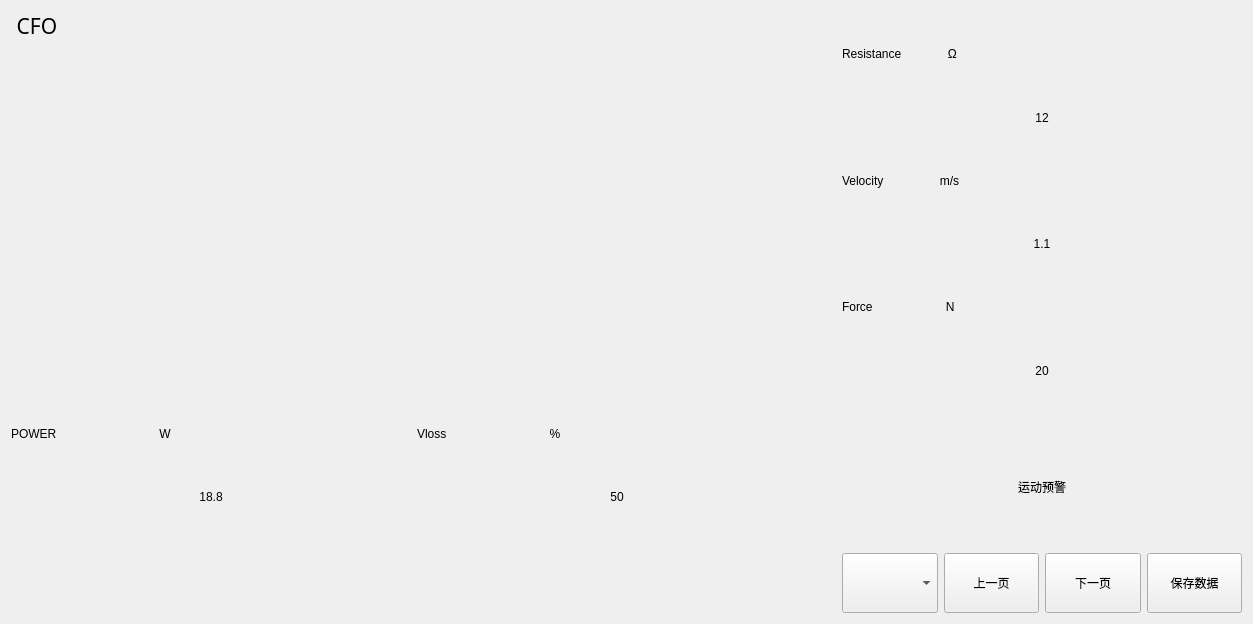
<?xml version="1.0" encoding="UTF-8"?>
<ui version="4.0">
 <class>infoWindow</class>
 <widget class="QWidget" name="infoWindow">
  <property name="geometry">
   <rect>
    <x>0</x>
    <y>0</y>
    <width>1253</width>
    <height>624</height>
   </rect>
  </property>
  <property name="windowTitle">
   <string>Form</string>
  </property>
  <property name="styleSheet">
   <string notr="true"/>
  </property>
  <layout class="QGridLayout" name="gridLayout">
   <item row="3" column="0" colspan="2">
    <widget class="CommonWave" name="Force_Wave" native="true">
     <property name="sizePolicy">
      <sizepolicy hsizetype="Expanding" vsizetype="Expanding">
       <horstretch>0</horstretch>
       <verstretch>0</verstretch>
      </sizepolicy>
     </property>
     <property name="minimumSize">
      <size>
       <width>0</width>
       <height>0</height>
      </size>
     </property>
    </widget>
   </item>
   <item row="4" column="0" colspan="3">
    <layout class="QHBoxLayout" name="horizontalLayout_2">
     <item>
      <layout class="QVBoxLayout" name="verticalLayout_5">
       <item>
        <widget class="QLabel" name="label_Powertext">
         <property name="sizePolicy">
          <sizepolicy hsizetype="Preferred" vsizetype="Minimum">
           <horstretch>0</horstretch>
           <verstretch>0</verstretch>
          </sizepolicy>
         </property>
         <property name="text">
          <string>POWER                               W</string>
         </property>
        </widget>
       </item>
       <item>
        <widget class="QLabel" name="label_Power">
         <property name="sizePolicy">
          <sizepolicy hsizetype="Fixed" vsizetype="Expanding">
           <horstretch>0</horstretch>
           <verstretch>0</verstretch>
          </sizepolicy>
         </property>
         <property name="minimumSize">
          <size>
           <width>400</width>
           <height>0</height>
          </size>
         </property>
         <property name="text">
          <string>18.8</string>
         </property>
         <property name="alignment">
          <set>Qt::AlignCenter</set>
         </property>
        </widget>
       </item>
      </layout>
     </item>
     <item>
      <layout class="QVBoxLayout" name="verticalLayout_6">
       <item>
        <widget class="QLabel" name="label_Vlosstext">
         <property name="sizePolicy">
          <sizepolicy hsizetype="Preferred" vsizetype="Minimum">
           <horstretch>0</horstretch>
           <verstretch>0</verstretch>
          </sizepolicy>
         </property>
         <property name="text">
          <string>Vloss                               %</string>
         </property>
        </widget>
       </item>
       <item>
        <widget class="QLabel" name="label_Vloss">
         <property name="sizePolicy">
          <sizepolicy hsizetype="Fixed" vsizetype="Expanding">
           <horstretch>0</horstretch>
           <verstretch>0</verstretch>
          </sizepolicy>
         </property>
         <property name="minimumSize">
          <size>
           <width>400</width>
           <height>0</height>
          </size>
         </property>
         <property name="text">
          <string>50</string>
         </property>
         <property name="alignment">
          <set>Qt::AlignCenter</set>
         </property>
        </widget>
       </item>
      </layout>
     </item>
     <item>
      <spacer name="horizontalSpacer_3">
       <property name="orientation">
        <enum>Qt::Horizontal</enum>
       </property>
       <property name="sizeHint" stdset="0">
        <size>
         <width>40</width>
         <height>20</height>
        </size>
       </property>
      </spacer>
     </item>
     <item>
      <layout class="QVBoxLayout" name="verticalLayout">
       <item>
        <widget class="QLabel" name="label_alarm">
         <property name="sizePolicy">
          <sizepolicy hsizetype="Fixed" vsizetype="Expanding">
           <horstretch>50</horstretch>
           <verstretch>0</verstretch>
          </sizepolicy>
         </property>
         <property name="minimumSize">
          <size>
           <width>400</width>
           <height>0</height>
          </size>
         </property>
         <property name="styleSheet">
          <string notr="true"/>
         </property>
         <property name="text">
          <string>运动预警</string>
         </property>
         <property name="alignment">
          <set>Qt::AlignCenter</set>
         </property>
        </widget>
       </item>
      </layout>
     </item>
    </layout>
   </item>
   <item row="5" column="2">
    <layout class="QHBoxLayout" name="horizontalLayout_3">
     <item>
      <widget class="MyComboBox" name="devicesComboBox">
       <property name="sizePolicy">
        <sizepolicy hsizetype="Minimum" vsizetype="Fixed">
         <horstretch>0</horstretch>
         <verstretch>0</verstretch>
        </sizepolicy>
       </property>
       <property name="minimumSize">
        <size>
         <width>0</width>
         <height>60</height>
        </size>
       </property>
       <property name="maximumSize">
        <size>
         <width>200</width>
         <height>70</height>
        </size>
       </property>
       <property name="styleSheet">
        <string notr="true"/>
       </property>
      </widget>
     </item>
     <item>
      <widget class="QPushButton" name="pushButton_Previous">
       <property name="sizePolicy">
        <sizepolicy hsizetype="Preferred" vsizetype="Fixed">
         <horstretch>0</horstretch>
         <verstretch>0</verstretch>
        </sizepolicy>
       </property>
       <property name="minimumSize">
        <size>
         <width>0</width>
         <height>60</height>
        </size>
       </property>
       <property name="maximumSize">
        <size>
         <width>16777215</width>
         <height>70</height>
        </size>
       </property>
       <property name="text">
        <string>上一页</string>
       </property>
      </widget>
     </item>
     <item>
      <widget class="QPushButton" name="pushButton_Next">
       <property name="sizePolicy">
        <sizepolicy hsizetype="Preferred" vsizetype="Fixed">
         <horstretch>0</horstretch>
         <verstretch>0</verstretch>
        </sizepolicy>
       </property>
       <property name="minimumSize">
        <size>
         <width>0</width>
         <height>60</height>
        </size>
       </property>
       <property name="maximumSize">
        <size>
         <width>16777215</width>
         <height>70</height>
        </size>
       </property>
       <property name="text">
        <string>下一页</string>
       </property>
      </widget>
     </item>
     <item>
      <widget class="QPushButton" name="pushButton_SaveData">
       <property name="sizePolicy">
        <sizepolicy hsizetype="Preferred" vsizetype="Fixed">
         <horstretch>0</horstretch>
         <verstretch>0</verstretch>
        </sizepolicy>
       </property>
       <property name="minimumSize">
        <size>
         <width>0</width>
         <height>60</height>
        </size>
       </property>
       <property name="maximumSize">
        <size>
         <width>16777215</width>
         <height>70</height>
        </size>
       </property>
       <property name="text">
        <string>保存数据</string>
       </property>
      </widget>
     </item>
    </layout>
   </item>
   <item row="5" column="0" colspan="2">
    <layout class="QHBoxLayout" name="horizontalLayout">
     <item>
      <spacer name="spacer">
       <property name="orientation">
        <enum>Qt::Horizontal</enum>
       </property>
       <property name="sizeHint" stdset="0">
        <size>
         <width>3000</width>
         <height>50</height>
        </size>
       </property>
      </spacer>
     </item>
     <item>
      <spacer name="horizontalSpacer_2">
       <property name="orientation">
        <enum>Qt::Horizontal</enum>
       </property>
       <property name="sizeHint" stdset="0">
        <size>
         <width>40</width>
         <height>20</height>
        </size>
       </property>
      </spacer>
     </item>
    </layout>
   </item>
   <item row="2" column="0" colspan="2">
    <widget class="CommonWave" name="Velocity_Wave" native="true">
     <property name="sizePolicy">
      <sizepolicy hsizetype="Expanding" vsizetype="Expanding">
       <horstretch>0</horstretch>
       <verstretch>0</verstretch>
      </sizepolicy>
     </property>
     <property name="minimumSize">
      <size>
       <width>0</width>
       <height>0</height>
      </size>
     </property>
    </widget>
   </item>
   <item row="0" column="2">
    <widget class="QLabel" name="label_Mode">
     <property name="sizePolicy">
      <sizepolicy hsizetype="Minimum" vsizetype="Minimum">
       <horstretch>0</horstretch>
       <verstretch>0</verstretch>
      </sizepolicy>
     </property>
     <property name="minimumSize">
      <size>
       <width>0</width>
       <height>20</height>
      </size>
     </property>
     <property name="maximumSize">
      <size>
       <width>16777215</width>
       <height>30</height>
      </size>
     </property>
     <property name="styleSheet">
      <string notr="true"/>
     </property>
     <property name="text">
      <string/>
     </property>
     <property name="alignment">
      <set>Qt::AlignCenter</set>
     </property>
    </widget>
   </item>
   <item row="0" column="1">
    <spacer name="horizontalSpacer">
     <property name="orientation">
      <enum>Qt::Horizontal</enum>
     </property>
     <property name="sizeHint" stdset="0">
      <size>
       <width>40</width>
       <height>20</height>
      </size>
     </property>
    </spacer>
   </item>
   <item row="1" column="2">
    <layout class="QVBoxLayout" name="verticalLayout_2">
     <item>
      <widget class="QLabel" name="label_Resistancetext">
       <property name="sizePolicy">
        <sizepolicy hsizetype="Preferred" vsizetype="Minimum">
         <horstretch>0</horstretch>
         <verstretch>0</verstretch>
        </sizepolicy>
       </property>
       <property name="styleSheet">
        <string notr="true"/>
       </property>
       <property name="text">
        <string>Resistance              Ω</string>
       </property>
       <property name="alignment">
        <set>Qt::AlignLeading|Qt::AlignLeft|Qt::AlignVCenter</set>
       </property>
      </widget>
     </item>
     <item>
      <widget class="QLabel" name="label_Resistance">
       <property name="sizePolicy">
        <sizepolicy hsizetype="Preferred" vsizetype="Expanding">
         <horstretch>0</horstretch>
         <verstretch>0</verstretch>
        </sizepolicy>
       </property>
       <property name="minimumSize">
        <size>
         <width>200</width>
         <height>0</height>
        </size>
       </property>
       <property name="styleSheet">
        <string notr="true"/>
       </property>
       <property name="text">
        <string>12</string>
       </property>
       <property name="alignment">
        <set>Qt::AlignCenter</set>
       </property>
      </widget>
     </item>
    </layout>
   </item>
   <item row="3" column="2">
    <layout class="QVBoxLayout" name="verticalLayout_4">
     <item>
      <widget class="QLabel" name="label_Forcetext">
       <property name="sizePolicy">
        <sizepolicy hsizetype="Minimum" vsizetype="Minimum">
         <horstretch>40</horstretch>
         <verstretch>0</verstretch>
        </sizepolicy>
       </property>
       <property name="layoutDirection">
        <enum>Qt::LeftToRight</enum>
       </property>
       <property name="styleSheet">
        <string notr="true"/>
       </property>
       <property name="text">
        <string>Force                      N</string>
       </property>
       <property name="alignment">
        <set>Qt::AlignLeading|Qt::AlignLeft|Qt::AlignVCenter</set>
       </property>
      </widget>
     </item>
     <item>
      <widget class="QLabel" name="label_Force">
       <property name="sizePolicy">
        <sizepolicy hsizetype="Minimum" vsizetype="Expanding">
         <horstretch>40</horstretch>
         <verstretch>0</verstretch>
        </sizepolicy>
       </property>
       <property name="minimumSize">
        <size>
         <width>400</width>
         <height>0</height>
        </size>
       </property>
       <property name="styleSheet">
        <string notr="true"/>
       </property>
       <property name="text">
        <string>20</string>
       </property>
       <property name="alignment">
        <set>Qt::AlignCenter</set>
       </property>
      </widget>
     </item>
    </layout>
   </item>
   <item row="0" column="0">
    <widget class="QLabel" name="label_logo">
     <property name="sizePolicy">
      <sizepolicy hsizetype="Maximum" vsizetype="Minimum">
       <horstretch>0</horstretch>
       <verstretch>0</verstretch>
      </sizepolicy>
     </property>
     <property name="minimumSize">
      <size>
       <width>0</width>
       <height>20</height>
      </size>
     </property>
     <property name="maximumSize">
      <size>
       <width>60</width>
       <height>30</height>
      </size>
     </property>
     <property name="font">
      <font>
       <family>宋体</family>
       <pointsize>16</pointsize>
      </font>
     </property>
     <property name="styleSheet">
      <string notr="true"/>
     </property>
     <property name="text">
      <string> CFO </string>
     </property>
     <property name="alignment">
      <set>Qt::AlignCenter</set>
     </property>
    </widget>
   </item>
   <item row="1" column="0" colspan="2">
    <widget class="CommonWave" name="Resis_Wave" native="true">
     <property name="sizePolicy">
      <sizepolicy hsizetype="Preferred" vsizetype="Expanding">
       <horstretch>0</horstretch>
       <verstretch>0</verstretch>
      </sizepolicy>
     </property>
     <property name="minimumSize">
      <size>
       <width>0</width>
       <height>0</height>
      </size>
     </property>
     <property name="toolTipDuration">
      <number>1</number>
     </property>
    </widget>
   </item>
   <item row="2" column="2">
    <layout class="QVBoxLayout" name="verticalLayout_3">
     <item>
      <widget class="QLabel" name="label_Velocitytext">
       <property name="sizePolicy">
        <sizepolicy hsizetype="Preferred" vsizetype="Minimum">
         <horstretch>0</horstretch>
         <verstretch>0</verstretch>
        </sizepolicy>
       </property>
       <property name="layoutDirection">
        <enum>Qt::LeftToRight</enum>
       </property>
       <property name="styleSheet">
        <string notr="true"/>
       </property>
       <property name="text">
        <string>Velocity                 m/s</string>
       </property>
       <property name="alignment">
        <set>Qt::AlignLeading|Qt::AlignLeft|Qt::AlignVCenter</set>
       </property>
      </widget>
     </item>
     <item>
      <widget class="QLabel" name="label_Velocity">
       <property name="sizePolicy">
        <sizepolicy hsizetype="Preferred" vsizetype="Expanding">
         <horstretch>0</horstretch>
         <verstretch>0</verstretch>
        </sizepolicy>
       </property>
       <property name="styleSheet">
        <string notr="true"/>
       </property>
       <property name="text">
        <string>1.1</string>
       </property>
       <property name="alignment">
        <set>Qt::AlignCenter</set>
       </property>
      </widget>
     </item>
    </layout>
   </item>
  </layout>
 </widget>
 <customwidgets>
  <customwidget>
   <class>CommonWave</class>
   <extends>QWidget</extends>
   <header>Common_wave.h</header>
   <container>1</container>
  </customwidget>
  <customwidget>
   <class>MyComboBox</class>
   <extends>QComboBox</extends>
   <header>mycombobox.h</header>
  </customwidget>
 </customwidgets>
 <resources/>
 <connections/>
</ui>
